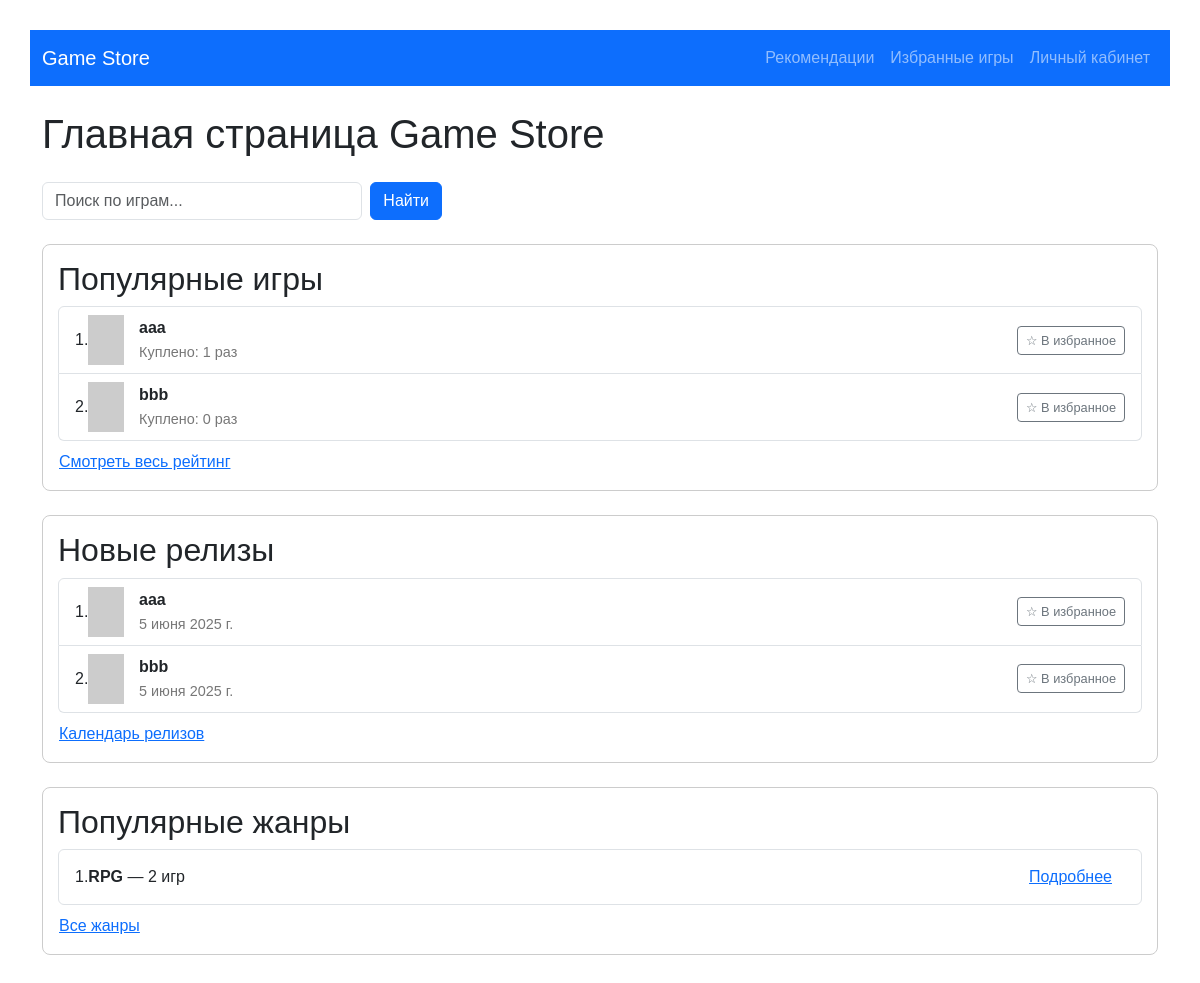
The app's page /, older data.
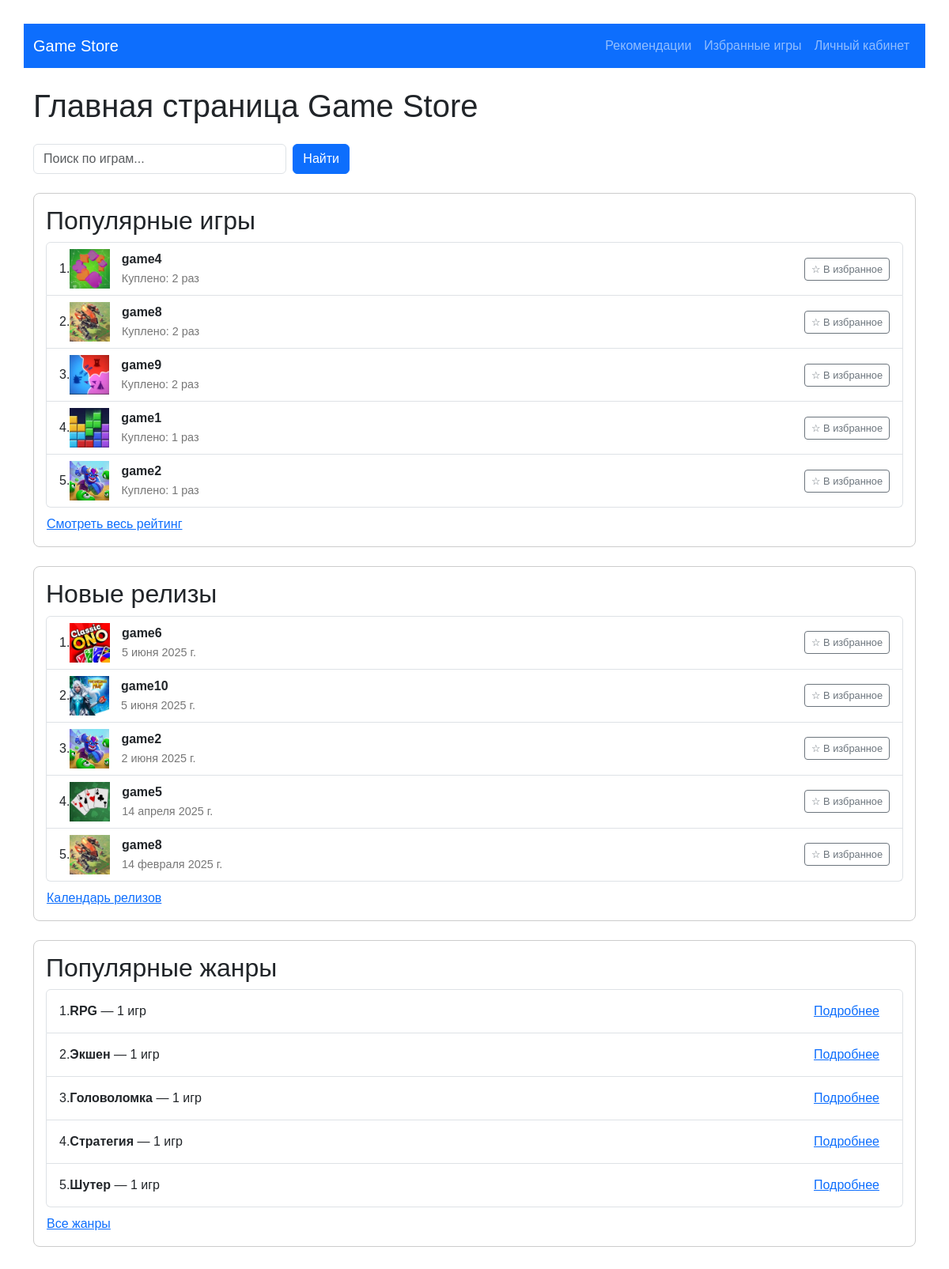
The same page, newer data.
### store/models.py (models this page shows, shortened)
class Game(models.Model):
    title = models.CharField("Название игры", max_length=100)
    description = models.TextField("Описание")
    price = models.DecimalField("Цена", max_digits=8, decimal_places=2)
    release_date = models.DateField("Дата выхода")
    developer = models.ForeignKey(Developer, on_delete=models.CASCADE, verbose_name="Разработчик")
    genre = models.ForeignKey(Genre, on_delete=models.SET_NULL, null=True, verbose_name="Жанр")
    cover_image = models.ImageField("Обложка", upload_to='game_covers/', blank=True)
    class Meta:
        verbose_name = "Игра"
        verbose_name_plural = "Игры"

class Genre(models.Model):
    name = models.CharField("Название жанра", max_length=50, unique=True)
    class Meta:
        verbose_name = "Жанр"
        verbose_name_plural = "Жанры"

### store/views.py (the view)
# urls.py: path('', home_view, name='home'),
def home_view(request):
    query = request.GET.get('q')
    search_results = None
    if query:
        search_results = Game.objects.filter(title__icontains=query)
    popular_games = Game.objects.annotate(
        purchase_count=Count('purchase')
    ).order_by('-purchase_count')[:5]
    new_releases = Game.objects.order_by('-release_date')[:5]
    top_genres = Genre.objects.annotate(
        game_count=Count('game')
    ).order_by('-game_count')[:5]
    context = {
        'popular_games': popular_games,
        'new_releases': new_releases,
        'top_genres': top_genres,
        'search_results': search_results,
        'request': request  # чтобы получить `request.GET.q` в шаблоне
    }
    return render(request, 'home.html', context)

### templates/home.html (shortened to what this page needs)
<!DOCTYPE html>
<html lang="ru">
<head>
    <link href="https://cdn.jsdelivr.net/npm/bootstrap@5.3.3/dist/css/bootstrap.min.css" rel="stylesheet">
</head>
<body>
<nav class="navbar navbar-expand-lg navbar-dark bg-primary mb-4">
    <div class="container">
        <a class="navbar-brand" href="/">Game Store</a>
        <div class="collapse navbar-collapse" id="navbarNav">
            <ul class="navbar-nav ms-auto">
                <li class="nav-item">
                    <a class="nav-link" href="{% url 'recommendations' %}">Рекомендации</a>
                </li>
                <li class="nav-item">
                    <a class="nav-link" href="{% url 'favorite_games' %}">Избранные игры</a>
                </li>
                <li class="nav-item">
                    <a class="nav-link" href="{% url 'profile' %}">Личный кабинет</a>
                </li>
            </ul>
        </div>
    </div>
</nav>
<div class="container mt-4">
    <h1 class="mb-4">Главная страница Game Store</h1>
    <form method="get" class="mb-4 d-flex" style="max-width: 400px;">
        <input type="text" class="form-control me-2" name="q" placeholder="Поиск по играм..." value="{{ request.GET.q }}">
        <button type="submit" class="btn btn-primary">Найти</button>
    </form>
    <div class="widget mb-4">
        <h2>Популярные игры</h2>
        <ol class="list-group list-group-numbered">
            {% for game in popular_games %}
                <li class="list-group-item d-flex align-items-center">
                    {% if game.cover_image %}
                        <img src="{{ game.cover_image.url }}" alt="cover" style="height: 50px; margin-right: 15px;" />
                    {% else %}
                        <img src="https://via.placeholder.com/50x70?text=No+Image" alt="no cover" style="height: 50px; margin-right: 15px;" />
                    {% endif %}
                    <div>
                        <strong>{{ game.title }}</strong><br>
                        <span class="small-date">Куплено: {{ game.purchase_count }} раз</span>
                    </div>
                    <button class="btn btn-outline-secondary btn-sm ms-auto save-button">☆ В избранное</button>
                </li>
            {% empty %}
                <li class="list-group-item">Нет популярных игр</li>
            {% endfor %}
        </ol>
        <a href="{% url 'top_games' %}" class="btn btn-link p-0 mt-2">Смотреть весь рейтинг</a>
    </div>
    <div class="widget mb-4">
        <h2>Новые релизы</h2>
        <ol class="list-group list-group-numbered">
            {% for game in new_releases %}
                <li class="list-group-item d-flex align-items-center">
                    {% if game.cover_image %}
                        <img src="{{ game.cover_image.url }}" alt="cover" style="height: 50px; margin-right: 15px;" />
                    {% else %}
                        <img src="https://via.placeholder.com/50x70?text=No+Image" alt="no cover" style="height: 50px; margin-right: 15px;" />
                    {% endif %}
                    <div>
                        <strong>{{ game.title }}</strong><br>
                        <span class="small-date">{{ game.release_date }}</span>
                    </div>
                    <button class="btn btn-outline-secondary btn-sm ms-auto save-button">☆ В избранное</button>
                </li>
            {% empty %}
                <li class="list-group-item">Нет новых релизов</li>
            {% endfor %}
        </ol>
        <a href="{% url 'all_new_games' %}" class="btn btn-link p-0 mt-2">Календарь релизов</a>
    </div>
    <div class="widget mb-4">
        <h2>Популярные жанры</h2>
        <ol class="list-group list-group-numbered">
            {% for genre in top_genres %}
                <li class="list-group-item d-flex align-items-center">
                    <div>
                        <strong>{{ genre.name }}</strong> — {{ genre.game_count }} игр
                    </div>
                    <a href="{% url 'genre_detail' genre.id %}" class="btn btn-link ms-auto">Подробнее</a>
                </li>
            {% empty %}
                <li class="list-group-item">Жанры отсутствуют</li>
            {% endfor %}
        </ol>
        <a href="{% url 'all_genres' %}" class="btn btn-link p-0 mt-2">Все жанры</a>
    </div>
</div>
</body>
</html>

### templates/home.html (style rules this page uses)
body { font-family: Arial, sans-serif; margin: 30px; }
.widget { border: 1px solid #ccc; padding: 15px; margin-bottom: 30px; border-radius: 8px; }
.widget h2 { margin-top: 0; }
.small-date { font-size: 0.9em; color: #777; margin-left: auto; }
.save-button { margin-left: 10px; font-size: 0.8em; }

Row changes from the older to the newer data that the page shows:
removed Game: title "aaa", purchase_count "1", release_date "5 июня 2025 г."
removed Game: title "bbb", purchase_count "0", release_date "5 июня 2025 г."
added Game: cover_image (picture), title "game4", purchase_count "2", shown under "Популярные игры"
added Game: cover_image (picture), title "game8", purchase_count "2", release_date "14 февраля 2025 г."
added Game: cover_image (picture), title "game9", purchase_count "2", shown under "Популярные игры"
added Game: cover_image (picture), title "game1", purchase_count "1", shown under "Популярные игры"
added Game: cover_image (picture), title "game2", purchase_count "1", release_date "2 июня 2025 г."
added Game: cover_image (picture), title "game6", release_date "5 июня 2025 г.", shown under "Новые релизы"
added Game: cover_image (picture), title "game10", release_date "5 июня 2025 г.", shown under "Новые релизы"
added Game: cover_image (picture), title "game5", release_date "14 апреля 2025 г.", shown under "Новые релизы"
computed for Genre "RPG": game_count "2" → "1"
added Genre: name "Экшен", game_count "1"
added Genre: name "Головоломка", game_count "1"
added Genre: name "Стратегия", game_count "1"
added Genre: name "Шутер", game_count "1"
